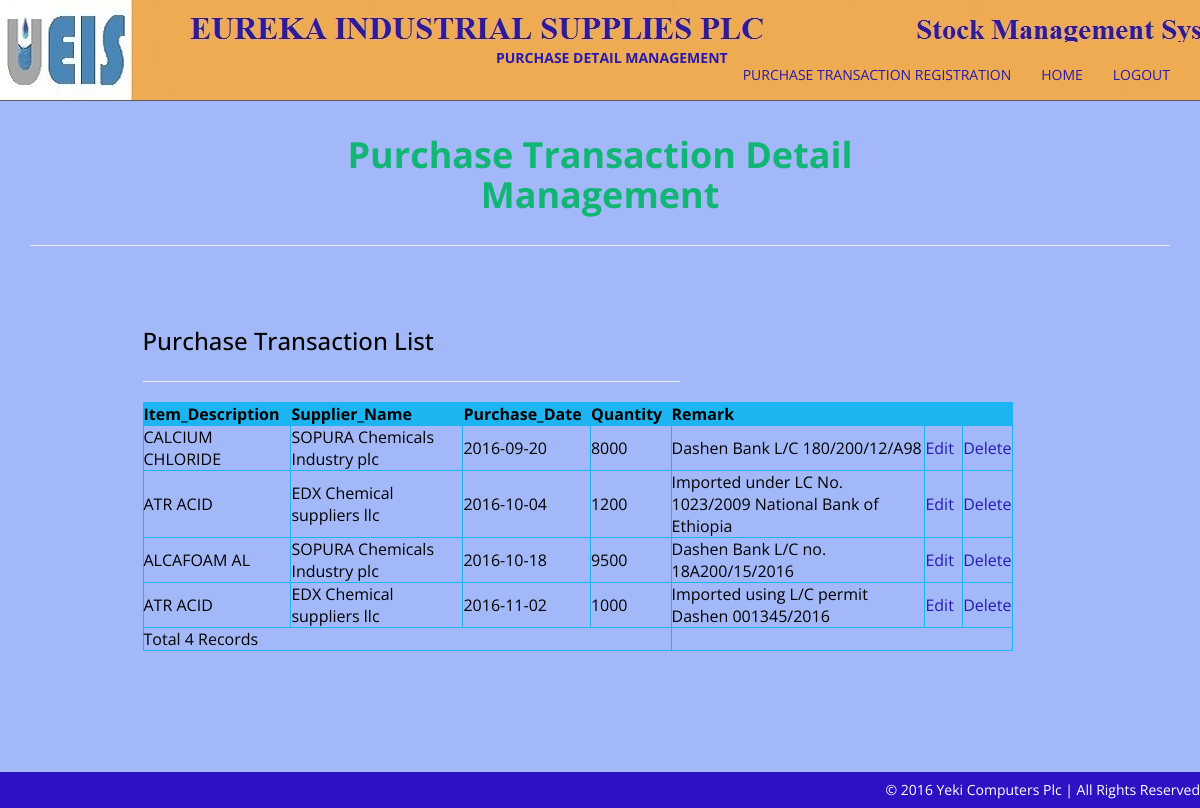
Page /Administrator/ManagePurchase.php on the committed database.
### tables this page shows
CREATE TABLE IF NOT EXISTS `purchase` (
  `PurchaseId` int(11) NOT NULL AUTO_INCREMENT,
  `SupplierId` int(11) NOT NULL,
  `ItemId` int(11) NOT NULL,
  `PurchaseDate` date NOT NULL,
  `Quantity` int(11) NOT NULL,
  `Remark` varchar(500) DEFAULT NULL,
  PRIMARY KEY (`PurchaseId`)
);

CREATE TABLE IF NOT EXISTS `item` (
  `ItemId` int(11) NOT NULL AUTO_INCREMENT,
  `ItemCode` varchar(15) NOT NULL,
  `GoodsDescription` varchar(50) NOT NULL,
  `DamagedQuantity` int(11) NOT NULL,
  `Remark` varchar(500) DEFAULT NULL,
  PRIMARY KEY (`ItemId`),
  UNIQUE KEY `ItemCode` (`ItemCode`)
);

CREATE TABLE IF NOT EXISTS `supplier` (
  `SupplierId` int(11) NOT NULL AUTO_INCREMENT,
  `SupplierName` varchar(50) NOT NULL,
  `Description` varchar(100) DEFAULT NULL,
  PRIMARY KEY (`SupplierId`)
);

### Administrator/ManagePurchase.php (the view, shortened to what this page needs)
<html lang="en">
<head>
    <link href="assets/css/bootstrap.css" rel="stylesheet" />
    <link href="assets/css/font-awesome.min.css" rel="stylesheet" />
    <link href="assets/css/style.css" rel="stylesheet" />
</head>
<body>
    <div class="navbar navbar-inverse navbar-fixed-top">
        <div class="container">
            <div class="navbar-header">
                <a class="navbar-brand" href="#">&nbsp;&nbsp;&nbsp;&nbsp;&nbsp;&nbsp;&nbsp;&nbsp;&nbsp;&nbsp;&nbsp;&nbsp;&nbsp;&nbsp;&nbsp;&nbsp;&nbsp;&nbsp;&nbsp;&nbsp;
                                                 &nbsp;&nbsp;&nbsp;&nbsp;&nbsp;&nbsp;&nbsp;&nbsp;&nbsp;&nbsp;&nbsp;&nbsp;&nbsp;&nbsp;&nbsp;&nbsp;</a>
            </div>
            <div class="navbar-collapse collapse">
                <ul class="nav navbar-nav navbar-right">
		    <li><strong><a href="ManagePurchase.php">PURCHASE DETAIL MANAGEMENT</a></strong></li>
		    <li><a href="purchase.php">PURCHASE TRANSACTION REGISTRATION</a></li>
		    <li><a href="index.php">HOME</a></li>
                    <li><a href="logout.php">LOGOUT</a></li>
                </ul>
            </div>
        </div>
    </div>
    <div id="about-section">
        <div class="container" >
            <div class="row main-top-margin text-center" data-scrollreveal="enter top and move 100px, wait 0.3s">
                <div class="col-md-8 col-md-offset-2 ">
                   <h1>Purchase Transaction Detail Management</h1>
                </div>
            </div>
             <hr />
            <div class="row main-low-margin" >
                <div class="col-md-10  col-md-offset-1 ">
                <div class="col-md-6  " data-scrollreveal="enter right and move 100px, wait 0.4s">
                        <h3>Purchase Transaction List</h3>
                        <hr />
			<div style="overflow:scroll; width:870px;height:290px" >
        <table width="100%" border="0" cellspacing="0" cellpadding="0" align="center">
        <tr>
          <td>
          <table width="100%" border="1" bordercolor="#1CB5F1" >
<tr>
<th bgcolor="#1CB5F1" ><div align="left" ><strong>Item_Description&nbsp;&nbsp;</strong></div></th>
<th bgcolor="#1CB5F1" ><div align="left" ><strong>Supplier_Name&nbsp;&nbsp;</strong></div></th>
<th bgcolor="#1CB5F1" ><div align="left" ><strong>Purchase_Date&nbsp;&nbsp;</strong></div></th>
<th bgcolor="#1CB5F1" ><div align="left" ><strong>Quantity&nbsp;&nbsp;</strong></div></th>
<th bgcolor="#1CB5F1" ><div align="left" ><strong>Remark&nbsp;&nbsp;</strong></div></th>
<th bgcolor="#1CB5F1" ><div align="left" ><strong>  </strong></div></th>
<th bgcolor="#1CB5F1" ><div align="left" ><strong>  </strong></div></th>
</tr>
<?php
include_once("eurekastock.php");
$sql = "select * from purchase ORDER BY purchase.PurchaseDate";
$result = mysqli_query($con,$sql) or die(mysqli_error($con));
while($row = mysqli_fetch_array($result))
{
$Id=$row['PurchaseId'];
$SupplierId=$row['SupplierId'];
$ItemId=$row['ItemId'];
$PurchaseDate=$row['PurchaseDate'];
$Quantity=$row['Quantity'];
$Remark=$row['Remark'];
$sql1 = "select * from item where ItemId='".$ItemId."'";
$result1 = mysqli_query($con,$sql1) or die(mysqli_error($con));
$row = mysqli_fetch_array($result1);
$ItemDescription=$row['GoodsDescription'];
$sql2 = "select * from supplier where SupplierId='".$SupplierId."'";
$result2 = mysqli_query($con,$sql2) or die(mysqli_error($con));
$row = mysqli_fetch_array($result2);
$SupplierName=$row['SupplierName'];
?>
<tr>
<td><div align="left"><?php echo $ItemDescription;?></div></td>
<td><div align="left"><?php echo $SupplierName;?></div></td>
<td><div align="left"><?php echo $PurchaseDate;?></div></td>
<td><div align="left"><?php echo $Quantity;?></div></td>
<td><div align="left"><?php echo $Remark;?></div></td>
<td><div align="left"><a href="EditPurchase.php?PurchaseId=<?php echo $Id;?>">Edit&nbsp;&nbsp;</a></div></td>
<td><div align="left"><a href="JavaScript:if(confirm('Purchase record will be deleted. Proceed?')==true){window.location='DeletePurchase.php?PurchaseId=<?php echo $Id;?>';}">Delete</a></div></td>
</tr>
<?php
}
$records = mysqli_num_rows($result);
?>
<tr>
<td colspan="4" ><div align="left"><?php echo "Total ".$records." Records"; ?> </div></td>
</tr>
</table>
          </td>
        </tr>
      </table>
  </div>
                   </div>
                </div>
            </div>
       </div>
<br>
<br>
<br>
<br>
<br>
    <div id="footer">
        <div class="container">
            <div class="row ">
                &copy; 2016 Yeki Computers Plc | All Rights Reserved
            </div>
        </div>
    </div>
</body>
</html>

### Administrator/assets/css/style.css (style rules this page uses)
body { font-family:'Open Sans', sans-serif; font-weight: 400; font-size: 14px; color: #000; margin-top: 40px; line-height:16px; }
h1, h2, h3, h4, h5, h6 { font-family:'Open Sans', sans-serif; font-weight: 500; line-height:40px; }
h1 { color:#11B674; font-weight: 700; }
.text-center { text-align: center; }
.main-top-margin { margin-top: 75px; }
.main-low-margin { margin-top: 55px; }
a,a:hover { text-decoration:none; }
#about-section { background-color: #A3B8F8; }
.navbar { font-size: 14px; }
.navbar-inverse { background: #F0AC51 url("../img/navbar.jpg") 0 0 no-repeat; border-color: #5D5B66; }
.navbar-inverse .navbar-brand { color: #281aaf; font-weight: bolder; font-size: 25px; font-weight:900; letter-spacing: 2px; }
.navbar-inverse .navbar-nav > li > a { color: #281aaf; }
#footer { background-color: #2F11C4; color: #fff; text-align: right; padding: 10px 30px 10px 30px; }

### rows in the picture
purchase: ItemId.GoodsDescription "CALCIUM CHLORIDE", SupplierId.SupplierName "SOPURA Chemicals Industry plc", PurchaseDate "2016-09-20", Quantity "8000", Remark "Dashen Bank L/C 180/200/12/A98"
purchase: ItemId.GoodsDescription "ATR ACID", SupplierId.SupplierName "EDX Chemical suppliers llc", PurchaseDate "2016-10-04", Quantity "1200", Remark "Imported under LC No. 1023/2009 National Bank of Ethiopia"
purchase: ItemId.GoodsDescription "ALCAFOAM AL", SupplierId.SupplierName "SOPURA Chemicals Industry plc", PurchaseDate "2016-10-18", Quantity "9500", Remark "Dashen Bank L/C no. 18A200/15/2016"
purchase: ItemId.GoodsDescription "ATR ACID", SupplierId.SupplierName "EDX Chemical suppliers llc", PurchaseDate "2016-11-02", Quantity "1000", Remark "Imported using L/C permit Dashen 001345/2016"

### other values in the picture
$records "4"
